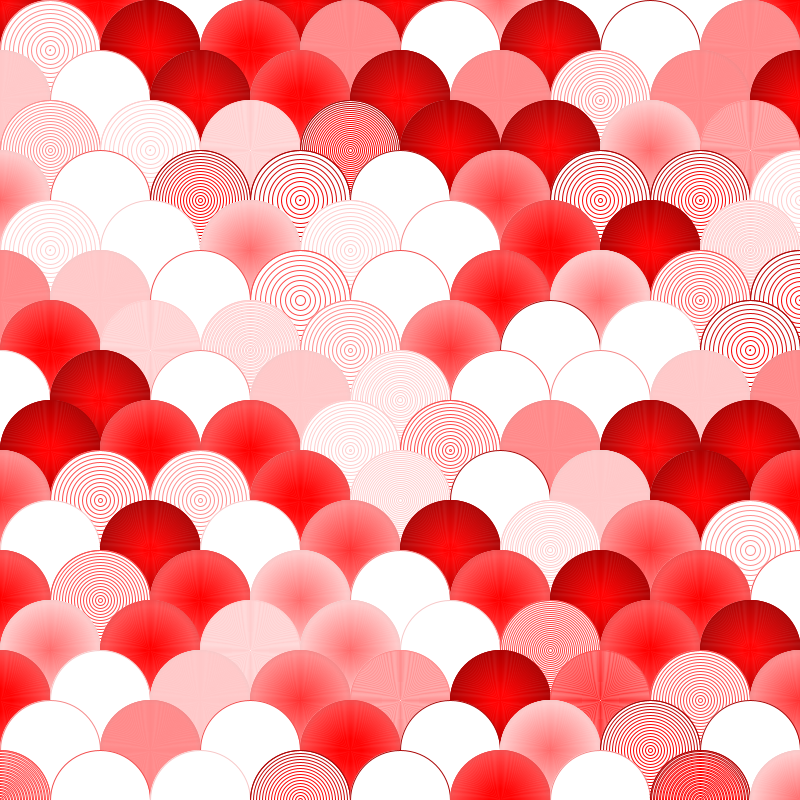
Frame 1 (no input)
Frame 60 (the mouse pressed at the canvas centre just before this capture): identical to frame 1, image omitted
Frame 120 (the mouse held since frame 60 and released just before this capture): identical to frame 1, image omitted

The Processing sketch that drew this single still picture (run headless with seeded random() and noise(); from frame 60 on, the mouse is pressed at the canvas centre):

// Processing sketch: circles
// ── circles.pde
/*
* Motif & Pattern
* Emily Wang
* 6.17.19
*/

//rotation: translate origin to center of shape first, then rotate by radians, then draw shape
int gridSize = 100;
color[] colors = {#AA0505, #F24E4E, #F58A8A, #F7C8C8};

void setup() {
  size(800, 800);
  int i = -width;
  colorMode(HSB);
  for (int y = 0; y <= height; y += gridSize/2) {
    for (int x = i; x <= width; x += gridSize) {
      pushMatrix();
      translate(x, y);
      drawSemiCircle(gridSize, colors[int(random(4))]);
      popMatrix();
    }
    i += gridSize/2;
  }
}

void draw() {
}

void drawSemiCircle(int size, color c) {
  stroke(c);
  fill(255);
  circle(0, 0, size);
  int r = int(random(4));
  switch (r) {
    case (0):
      pattern(c, 1, 0, 1);
      break;
    case (1):
      pattern(c, 1, 0.5, 1);
      break;
    case(2):
      pattern(c, int(random(2, 11)), 0, 10);
      break;
    //default:
    //  pattern4();
    //  break;
  }
}

void pattern(color c, int r, float s, float b) {
  for (int i = gridSize; i > 0; i -= r) {
    c = color(hue(c), saturation(c) + s, brightness(c) + b);
    stroke(c);
    noFill();
    circle(0, 0, i);
  }
}
